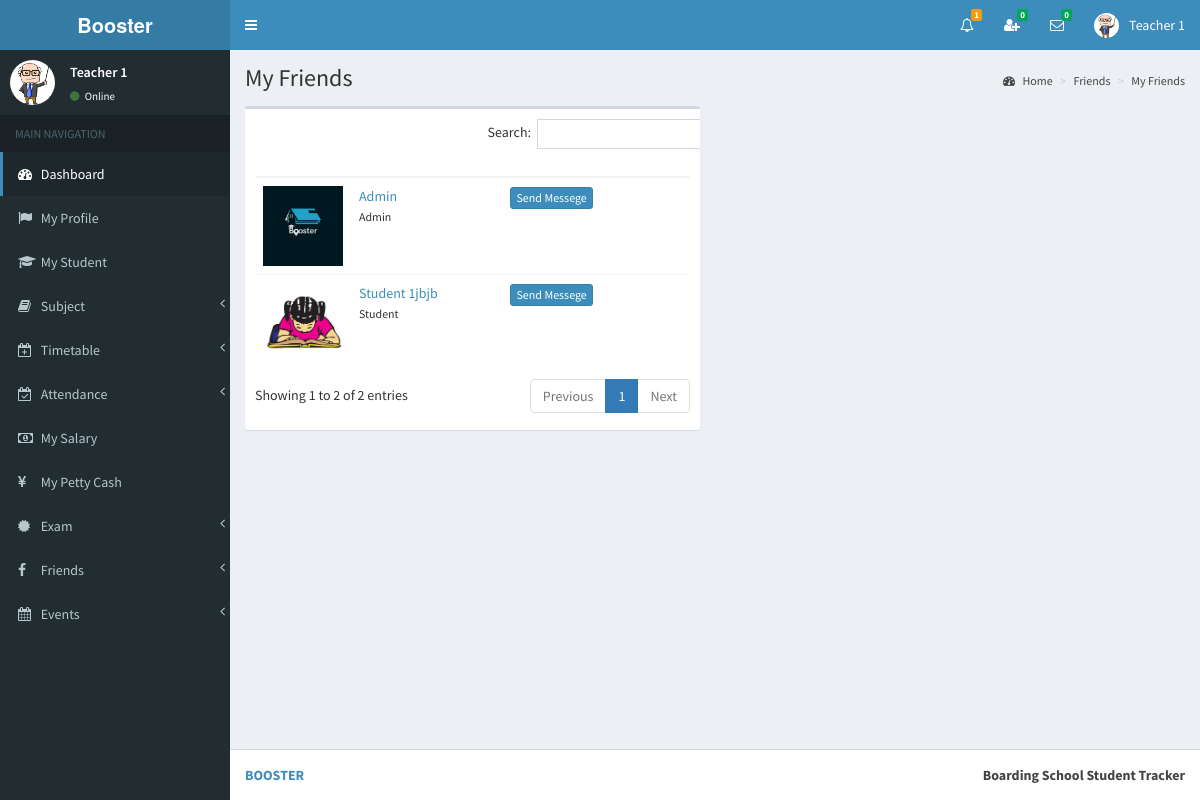
Page /view/my_friends2.php?do=showChatBox&my_index=1&conversation_id=5&friend_index=100&my_type=Teacher (signed in) on the committed database.
### tables this page shows
CREATE TABLE `teacher` (
  `id` int(11) NOT NULL,
  `full_name` varchar(255) NOT NULL,
  `i_name` varchar(255) NOT NULL,
  `gender` varchar(255) NOT NULL,
  `address` varchar(255) NOT NULL,
  `phone` varchar(255) NOT NULL,
  `email` varchar(255) NOT NULL,
  `image_name` varchar(255) NOT NULL,
  `index_number` bigint(11) NOT NULL,
  `reg_date` date NOT NULL
);

CREATE TABLE `my_friends` (
  `id` int(11) NOT NULL,
  `my_index` bigint(11) NOT NULL,
  `friend_index` bigint(11) NOT NULL,
  `_status` varchar(255) NOT NULL,
  `conversation_id` int(11) NOT NULL,
  `my_type` varchar(255) NOT NULL,
  `friend_type` varchar(255) NOT NULL,
  `_isread` int(11) NOT NULL
);

CREATE TABLE `student` (
  `id` int(11) NOT NULL,
  `index_number` bigint(11) NOT NULL,
  `full_name` varchar(255) NOT NULL,
  `i_name` varchar(255) NOT NULL,
  `gender` varchar(255) NOT NULL,
  `address` varchar(255) NOT NULL,
  `phone` varchar(255) NOT NULL,
  `email` varchar(255) NOT NULL,
  `image_name` varchar(255) NOT NULL,
  `b_date` date NOT NULL,
  `_status` varchar(255) NOT NULL,
  `reg_year` year(4) NOT NULL,
  `reg_month` varchar(255) NOT NULL,
  `reg_date` date NOT NULL
);

### view/my_friends2.php (the view, shortened to what this page needs)
<?php include_once('head.php'); ?>
<?php include_once('header_teacher.php'); ?>
<?php include_once('sidebar2.php'); ?>
<div class="content-wrapper">
    <section class="content-header">
    	<h1>
        	My Friends
        </h1>
        <ol class="breadcrumb">
        	<li><a href="#"><i class="fa fa-dashboard"></i> Home</a></li>
            <li><a href="#">Friends</a></li>
            <li><a href="#">My Friends</a></li>
    	</ol>
	</section>
    <section class="content" >
        <div class="row" id="table1">
            <div class="col-md-6">
                <div class="box">
                    <div class="box-body table-responsive">
                        <table id="tableMyFriend" class="table ">
                            <thead>
                                <th class="col-md-1"></th>
                                <th class="col-md-5"></th>
                                <th class="col-md-6"></th>
                            </thead>
                            <tbody>
<?php
include_once('../controller/config.php');
$my_index=$_SESSION["index_number"];
$my_type=$_SESSION["type"];
$sql="select * from my_friends where my_index='$my_index' and _status='Friend'";
$result=mysqli_query($conn,$sql);
if(mysqli_num_rows($result) > 0){
	while($row=mysqli_fetch_assoc($result)){
		$friend_type=$row['friend_type'];
		$friend_index=$row['friend_index'];
		$conversation_id=$row['conversation_id'];
		if($friend_type=="Student"){
			$sql1="SELECT * FROM student WHERE index_number='$friend_index'";
			$result1=mysqli_query($conn,$sql1);
			$row1=mysqli_fetch_assoc($result1);
			$friend_name=$row1['i_name'];
			$friend_image=$row1['image_name'];
		}
		if($friend_type=="Admin"){
			$sql1="SELECT * FROM admin WHERE index_number='$friend_index'";
			$result1=mysqli_query($conn,$sql1);
			$row1=mysqli_fetch_assoc($result1);
			$friend_name=$row1['i_name'];
			$friend_image=$row1['image_name'];
		}
?>
                                <tr>
                                    <td><img src="../<?php echo $friend_image; ?>" class="friend-image"></td>
                                    <td>
									<a href="#"onClick="friendProfile('<?php echo $friend_type; ?>','<?php echo $friend_index; ?>')"><?php echo $friend_name; ?> </a><br>
                                        <?php
											if($friend_type == "Student"){
												echo "<small> Student </small>";
											}
											if($friend_type == "Admin"){
												echo "<small> Admin </small>";
											}
										?>
                                    </td>
                                    <td>
<a href="#" onClick="showModal('<?php echo $my_index; ?>','<?php echo $conversation_id; ?>','<?php echo $friend_index; ?>','<?php echo $my_type; ?>')" class="btn btn-primary btn-xs"  >Send Messege</a>
                                    </td>
                                </tr>
<?php } } ?>
                            </tbody>
                        </table>
                	</div>
                </div>
            </div>
            <div class="col-md-6" id="showMsg" style=" height:520px;">
    		</div>
        </div>
    </section>
</div>
<?php include_once('footer.php');?>

### view/head.php (shortened to what this page needs)
<!DOCTYPE html>
<html>
<head>
  <link rel="stylesheet" href="../bootstrap/css/bootstrap.min.css">
  <link rel="stylesheet" href="https://cdnjs.cloudflare.com/ajax/libs/font-awesome/4.5.0/css/font-awesome.min.css">
  <link rel="stylesheet" href="https://cdnjs.cloudflare.com/ajax/libs/ionicons/2.0.1/css/ionicons.min.css">
  <link rel="stylesheet" href="../dist/css/AdminLTE.min.css">
  <link rel="stylesheet" href="../dist/css/skins/_all-skins.min.css">
  <link rel="stylesheet" href="../plugins/iCheck/flat/blue.css">
  <link rel="stylesheet" href="../plugins/colorpicker/bootstrap-colorpicker.min.css">
  <link rel="stylesheet" href="../plugins/jvectormap/jquery-jvectormap-1.2.2.css">
  <link rel="stylesheet" href="../plugins/datepicker/datepicker3.css">
  <link rel="stylesheet" href="../plugins/daterangepicker/daterangepicker-bs3.css">
  <link rel="stylesheet" href="../plugins/bootstrap-wysihtml5/bootstrap3-wysihtml5.min.css">
    <link rel="stylesheet" href="../plugins/datatables/dataTables.bootstrap.css">
</head>

### view/header_teacher.php (shortened to what this page needs)
<body class="hold-transition skin-blue sidebar-mini" >
<div class="wrapper">
  <header class="main-header" >
    <a href="" class="logo">
      <span class="logo-lg"><strong>Booster</strong></span>
    </a>
    <nav class="navbar navbar-static-top">
		<a href="#" class="sidebar-toggle" data-toggle="offcanvas" role="button">
       	</a>
		<div class="navbar-custom-menu">
			<ul class="nav navbar-nav">
              <li class="dropdown notifications-menu">
                <a href="#" class="dropdown-toggle" data-toggle="dropdown">
                  <i class="fa fa-bell-o"></i>
<?php
include_once('../controller/config.php');
$my_type=$_SESSION["type"];
$my_index=$_SESSION["index_number"];
if($my_type == 'Teacher'){
	$sql1="SELECT COUNT(id) FROM notification_history WHERE user_type='Teacher' AND index_number='$my_index' AND _isread='0'";
	$result1=mysqli_query($conn,$sql1);
	$row1=mysqli_fetch_assoc($result1);
	$notfi_count=$row1['COUNT(id)'];
?>
                  <span class="label label-warning"><?php echo $notfi_count; ?></span>
                </a>
              </li>
<?php }  ?>
<?php
include_once('../controller/config.php');
$my_index=$_SESSION["index_number"];
$my_type=$_SESSION["type"];
$sql="SELECT count(id)
      FROM my_friends
      WHERE my_index='$my_index' AND _status='Pending' AND _isread='0'";
$result=mysqli_query($conn,$sql);
$row=mysqli_fetch_assoc($result);
$unread_count=$row['count(id)'];
?>
              <li class="dropdown messages-menu"  id="friend_request">
              	<a href="#" class="dropdown-toggle" data-toggle="dropdown" onClick="showFriendRequest('<?php echo $my_index; ?>','<?php echo $my_type; ?>')">
                  <i class="fa fa-user-plus"></i>
                  <span class="label label-success"><?php echo $unread_count; ?></span>
                </a>
              </li>
<?php
include_once('../controller/config.php');
$my_index=$_SESSION["index_number"];
$unread_msg_count=0;
$sql="SELECT * FROM my_friends WHERE my_index='$my_index'";
$result=mysqli_query($conn,$sql);
while($row=mysqli_fetch_assoc($result)){
	$friend_index=$row['friend_index'];
	$sql1="SELECT count(id)
		  FROM online_chat
		  WHERE user_index='$friend_index' AND _isread='0'";
	$result1=mysqli_query($conn,$sql1);
	$row1=mysqli_fetch_assoc($result1);
	$unread_msg_count+=$row1['count(id)'];
}
?>
              <li class="dropdown messages-menu" id="unread_msg">
                <a href="#" class="dropdown-toggle" data-toggle="dropdown" >
                  <i class="fa fa-envelope-o"></i>
                  <span class="label label-success"><?php echo $unread_msg_count; ?></span>
                </a>
<?php
include_once('../controller/config.php');
$index=$_SESSION["index_number"];
$type=$_SESSION["type"];
$time='';
$file_path='';
	$sql="SELECT
           DISTINCT conversation_id,friend_index
           FROM
              my_friends
           WHERE
              	my_index='$index'
           ORDER BY
              conversation_id";
	$result=mysqli_query($conn,$sql);
	while($row=mysqli_fetch_assoc($result)){
		$conversation_id=$row['conversation_id'];
		$friend_index=$row['friend_index'];
		$sql3="SELECT * FROM my_friends WHERE conversation_id='$conversation_id' and friend_index='$friend_index'";
		$result3=mysqli_query($conn,$sql3);
		$row3=mysqli_fetch_assoc($result3);
		$friend_type=$row3['friend_type'];
		if($friend_type == "Admin"){
			$sql1="SELECT * FROM admin WHERE index_number='$friend_index'";
			$result1=mysqli_query($conn,$sql1);
			$row1=mysqli_fetch_assoc($result1);
			$friend_name=$row1['i_name'];
			$friend_image=$row1['image_name'];
		}
		if($friend_type == "Teacher"){
			$sql1="SELECT * FROM teacher WHERE index_number='$friend_index'";
			$result1=mysqli_query($conn,$sql1);
			$row1=mysqli_fetch_assoc($result1);
			$friend_name=$row1['i_name'];
			$friend_image=$row1['image_name'];
		}
		if($friend_type == "Student"){
			$sql1="SELECT * FROM student WHERE index_number='$friend_index'";
			$result1=mysqli_query($conn,$sql1);
			$row1=mysqli_fetch_assoc($result1);
			$friend_name=$row1['i_name'];
			$friend_image=$row1['image_name'];
		}
		$sql2="SELECT * FROM online_chat WHERE conversation_id='$conversation_id' ORDER BY id DESC LIMIT 1";
		$result2=mysqli_query($conn,$sql2);
		while($row2=mysqli_fetch_assoc($result2)){
			$last_msg=$row2['msg'];
			$msg_time=$row2['time'];
			$datetime1 = new DateTime($msg_time);
			$datetime2 = new DateTime();
			$interval = $datetime1->diff($datetime2);
			$year = $interval->format('%y y ');
			$month = $interval->format('%m m ');
			$days = $interval->format('%a d');
			$hours = $interval->format('%h h');
			$minutes = $interval->format('%i mins');
			$seconds = $interval->format('%s sec');
			if($year>0){
				$time=$year;
			}else if($month>0){
				$time=$month;
			}else if($days>0){
				$time=$days;
			}else if($hours>0){
				$time=$hours;
			}else if($minutes>0){
				$time=$minutes;
			}else{
				$time=$seconds;
			}
			if($type=="Admin"){
				$file_path="my_friends.php?do=showChatBox&my_index=$index&conversation_id=$conversation_id&friend_index=$friend_index&my_type=$type";
			}
			if($type=="Teacher"){
				$file_path="my_friends2.php?do=showChatBox&my_index=$index&conversation_id=$conversation_id&friend_index=$friend_index&my_type=$type";
			}
			if($type=="Student"){
				$file_path="my_friends1.php?do=showChatBox&my_index=$index&conversation_id=$conversation_id&friend_index=$friend_index&my_type=$type";
			}
?>
                      <li>
                        <a href="<?php echo $file_path; ?>" onClick="msgRead('<?php echo $index; ?>','<?php echo $conversation_id; ?>','<?php echo $friend_index; ?>','<?php echo $type; ?>')">
                          <div class="pull-left">
                            <img src="../<?php echo $friend_image; ?>" class="img-circle" alt="User Image">
                          </div>
                          <h4>
                            <?php echo $friend_name; ?>
                            <small><i class="fa fa-clock-o"></i> <?php echo $time; ?></small>
                          </h4>
                          <p><?php echo $last_msg; ?></p>
                        </a>
                      </li>
 <?php } } ?>
              </li>
<?php
include_once('../controller/config.php');
if($type=="Teacher"){
	$sql="SELECT * FROM teacher where index_number='$index'";
	$result=mysqli_query($conn,$sql);
	$row=mysqli_fetch_assoc($result);
}
?>
            	<li class="dropdown user user-menu">
                    <a href="#" class="dropdown-toggle" data-toggle="dropdown">
                      <img src="../<?php echo $row['image_name']; ?>" class="user-image" alt="User Image">
                      <span class="hidden-xs"><?php echo $row['i_name']; ?></span>
                    </a>
              </li>
            </ul>
        </div>
	</nav>
  </header>

### view/sidebar2.php (shortened to what this page needs)
  <aside class="main-sidebar">
    <section class="sidebar">
<?php
include_once('../controller/config.php');
$index=$_SESSION["index_number"];
$sql="SELECT * FROM teacher WHERE index_number='$index'";
$result=mysqli_query($conn,$sql);
$row=mysqli_fetch_assoc($result);
$name=$row['i_name'];
$image=$row['image_name'];
?>
      <div class="user-panel">
      	<div class="pull-left image">
        	<img src="../<?php echo $image; ?>" class="img-circle" alt="User Image">
        </div>
        <div class="pull-left info">
        	<p><?php echo $name; ?></p>
            <a href="#"><i class="fa fa-circle text-success"></i> Online</a>
        </div>
      </div>
      <ul class="sidebar-menu">
        <li class="header">MAIN NAVIGATION</li>
        <li class="active treeview">
          <a href="dashboard2.php">
            <i class="fa fa-dashboard"></i> <span>Dashboard</span>
          </a>
        </li>
        <li>
          <a href="teacher_profile2.php">
            <i class="fa fa-flag"></i> <span>My Profile</span>
          </a>
        </li>
         <li>
          <a href="my_student.php">
            <i class="fa fa-graduation-cap"></i> <span>My Student</span>
          </a>
        </li>
        <li class="treeview">
          <a href="#">
            <i class="fa fa-book"></i>
            <span>Subject</span>
            <span class="pull-right-container">
              <i class="fa fa-angle-left pull-right"></i>
            </span>
          </a>
        </li>
        <li class="treeview">
          <a href="#">
            <i class="fa fa-calendar-plus-o"></i>
            <span>Timetable</span>
            <span class="pull-right-container">
              <i class="fa fa-angle-left pull-right"></i>
            </span>
          </a>
        </li>
         <li class="treeview">
          <a href="#">
            <i class="fa fa-calendar-check-o"></i>
            <span>Attendance</span>
            <span class="pull-right-container">
              <i class="fa fa-angle-left pull-right"></i>
            </span>
          </a>
        </li>
        <li>
          <a href="my_salary.php">
            <i class="fa fa-money"></i> <span>My Salary</span>
          </a>
        </li>
         <li>
          <a href="my_petty_cash.php">
            <i class="fa fa-yen"></i> <span>My Petty Cash</span>
          </a>
        </li>
         <li class="treeview">
          <a href="#">
            <i class="fa fa-certificate"></i>
            <span>Exam</span>
            <span class="pull-right-container">
              <i class="fa fa-angle-left pull-right"></i>
            </span>
          </a>
        </li>
        <li class="treeview">
          <a href="#">
            <i class="fa fa-facebook"></i>
            <span>Friends</span>
            <span class="pull-right-container">
              <i class="fa fa-angle-left pull-right"></i>
            </span>
          </a>
        </li>
         <li class="treeview">
          <a href="#">
            <i class="fa fa-calendar"></i>
            <span>Events</span>
            <span class="pull-right-container">
              <i class="fa fa-angle-left pull-right"></i>
            </span>
          </a>
        </li>
      </ul>
    </section>
  </aside>

### view/footer.php
	<footer class="main-footer">
        <div class="pull-right hidden-xs">
          <b>Boarding School Student Tracker</b>
        </div>
        <strong><a href="itsourcecode.com">BOOSTER</a></strong>
     </footer>
  </body>
</html>

### view/my_friends2.php (style rules this page uses)
body { overflow-y:scroll; }
.friend-image { float: left; width: 80px; height: 80px; text-align: center; }

### rows in the picture
teacher: image_name (picture), i_name "Teacher 1"
my_friends: admin.image_name (picture), admin.i_name "Admin", friend_type "Admin"
my_friends: student.image_name (picture), student.i_name "Student 1jbjb", friend_type "Student"

### other values in the picture
$notfi_count "1"
$unread_count "0"
$unread_msg_count "0"
